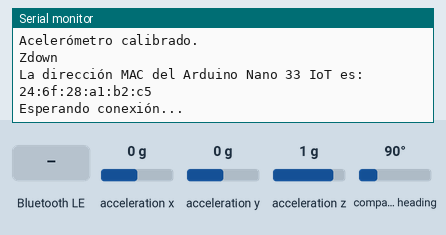
A sketch run on a simulated Arduino Nano 33 IoT. Parts: the last lines printed to the serial monitor. The test bench sets the inputs (shaded band); at power-on: acceleration x 0 g, acceleration y 0 g, acceleration z 1 g, compass heading 90°. Nothing arrives over Bluetooth unless stated; a phone connects over Bluetooth LE 3 s after start.

Above: at 3.2 s.
3.3 s: Bluetooth LE write "1" received
At 5.8 s:
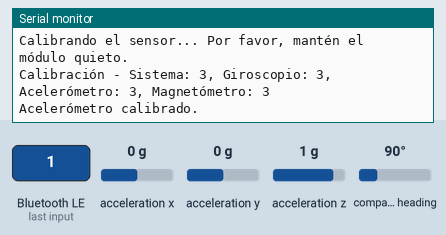
6.3 s: acceleration x set to 1.4 g
At 7.3 s:
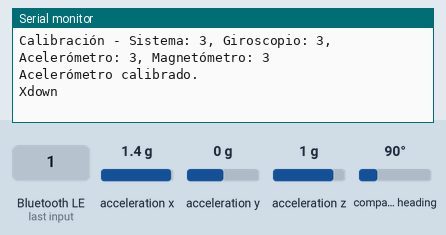

The sketch:

Arduino_BNO055.ino
```cpp
#include <Wire.h>
#include <ArduinoBLE.h>
#include <ArduinoJson.h>
#include <Adafruit_BNO055.h>

// Servicio y características BLE
BLEService dataService("19B10000-E8F2-537E-4F6C-D104768A1214");
BLECharacteristic jsonChar("19B10001-E8F2-537E-4F6C-D104768A1214", BLERead | BLENotify, 512);
BLECharacteristic controlChar("19B10002-E8F2-537E-4F6C-D104768A1214", BLEWrite, 1); // Característica para recibir booleano
BLECharacteristic calibrationChar("19B10003-E8F2-537E-4F6C-D104768A1214", BLEWrite | BLERead | BLENotify, 1);
BLEDevice central;

bool warming = false;
bool imu_calibrated = false;
int caso = 0;
String eje;
float x = 0.0, y = 0.0, z = 0.0;
float angleX = 0.0, angleY = 0.0, angleZ = 0.0;

Adafruit_BNO055 bno = Adafruit_BNO055(55, 0x28, &Wire);
//could add VECTOR_ACCELEROMETER, VECTOR_MAGNETOMETER,VECTOR_GRAVITY...
sensors_event_t orientationData , angVelocityData , linearAccelData, magnetometerData, accelerometerData, gravityData;

void setup() {
  Serial.begin(9600);
  /* Initialise the sensor */
  if (!bno.begin())
  {
    /* There was a problem detecting the BNO055 ... check your connections */
    Serial.print("Ooops, no BNO055 detected ... Check your wiring or I2C ADDR!");
    while (1);
  }

  calibrateSensor();

  if (!BLE.begin()) {
    Serial.println("No se pudo iniciar el Bluetooth");
    while (1);
  }

  // Obtener la dirección MAC del dispositivo BLE
  String macAddress = BLE.address();
  Serial.print("La dirección MAC del Arduino Nano 33 IoT es: ");
  Serial.println(macAddress);

  BLE.setLocalName("ArduinoNano33BLE");
  BLE.setAdvertisedService(dataService);

  dataService.addCharacteristic(jsonChar);
  dataService.addCharacteristic(controlChar);
  dataService.addCharacteristic(calibrationChar);
  BLE.addService(dataService);

  BLE.advertise();
  Serial.println("Esperando conexión...");
}

void loop() {
  bno.getEvent(&orientationData, Adafruit_BNO055::VECTOR_EULER);
  angleX = orientationData.gyro.x; // Velocidad angular en X
  angleY = orientationData.gyro.y; // Velocidad angular en Y
  angleZ = orientationData.gyro.z; // Velocidad angular en Z
  // Crear objeto JSON
  StaticJsonDocument<200> doc;
  doc["X"] = angleX;
  doc["Y"] = angleY;
  doc["Z"] = angleZ;
  // Convertir JSON a cadena
  char jsonBuffer[200];
  serializeJson(doc, jsonBuffer);

  if (central && central.connected()){
    warming = true;
    if(calibrationChar.written() && imu_calibrated == false){
      bool calibration = calibrationChar.value();
      if (calibration){
        Serial.println("Calibrando... Asegúrate de que el sensor está quieto.");
        calibrateSensor(); // Calibrar el sensor para determinar el offset
        calibrationChar.writeValue("1");
        imu_calibrated = true;
      }
    }

    if(controlChar.written()) {
      bool shouldSendData = controlChar.value();
      if (shouldSendData) {
        jsonChar.writeValue(jsonBuffer); // Enviar datos
      }
    }
  }else{
    if(warming){
      Serial.println("Desconectado de " + central.address());
      warming = false;
      imu_calibrated = false;
    }
    central = BLE.central();
  }
}

// Función para calibrar el sensor en reposo
void calibrateSensor() {
  Serial.println("Calibrando el sensor... Por favor, mantén el módulo quieto.");

  while (true) {
    // Verificar el estado de calibración
    uint8_t system, gyro, accel, mag;
    bno.getCalibration(&system, &gyro, &accel, &mag);

    Serial.print("Calibración - Sistema: ");
    Serial.print(system);
    Serial.print(", Giroscopio: ");
    Serial.print(gyro);
    Serial.print(", Acelerómetro: ");
    Serial.print(accel);
    Serial.print(", Magnetómetro: ");
    Serial.println(mag);

    // Asegurarse de que el acelerómetro esté completamente calibrado
    if (gyro == 3) {
      Serial.println("Acelerómetro calibrado.");
      break; // Salir del bucle si está calibrado
    }
    delay(100); // Esperar antes de verificar nuevamente
  }
  delay(2000); // Esperar antes de verificar nuevamente
  //bno.getEvent(&angVelocityData, Adafruit_BNO055::VECTOR_GYROSCOPE);
  //bno.getEvent(&linearAccelData, Adafruit_BNO055::VECTOR_LINEARACCEL);
  //bno.getEvent(&magnetometerData, Adafruit_BNO055::VECTOR_MAGNETOMETER);
  //bno.getEvent(&accelerometerData, Adafruit_BNO055::VECTOR_ACCELEROMETER);
  bno.getEvent(&gravityData, Adafruit_BNO055::VECTOR_GRAVITY);

  if(gravityData.acceleration.x >= 9.0){
    caso = 1;
  }else if(gravityData.acceleration.y >= 9.0){
    caso = 2;
  }else if (gravityData.acceleration.z >= 9.0){
    caso = 3;
  }else if(gravityData.acceleration.x <= -9.0){
    caso = 4;
  }else if(gravityData.acceleration.y <= -9.0){
    caso = 5;
  }else if(gravityData.acceleration.z <= -9.0){
    caso = 6;
  }

  switch (caso){
    case 1:
      Serial.println("Xdown");
      eje = "X";
      break;
    case 2:
      Serial.println("Ydown");
      eje = "Y";
      break;
    case 3:
      Serial.println("Zdown");
      eje = "Z";
      break;
    case 4:
      Serial.println("Xup");
      eje = "X";
      break;
    case 5:
      Serial.println("Yup");
      eje = "Y";
      break;
    case 6:
      Serial.println("Zup");
      eje = "Z";
      break;
  }
}
```

Measured:
- after the input at 3.3 s, the serial monitor: prints a new line after 1.7 s (image 1)
- after the input at 6.3 s, the serial monitor: prints a new line after 0.71 s (image 2)
